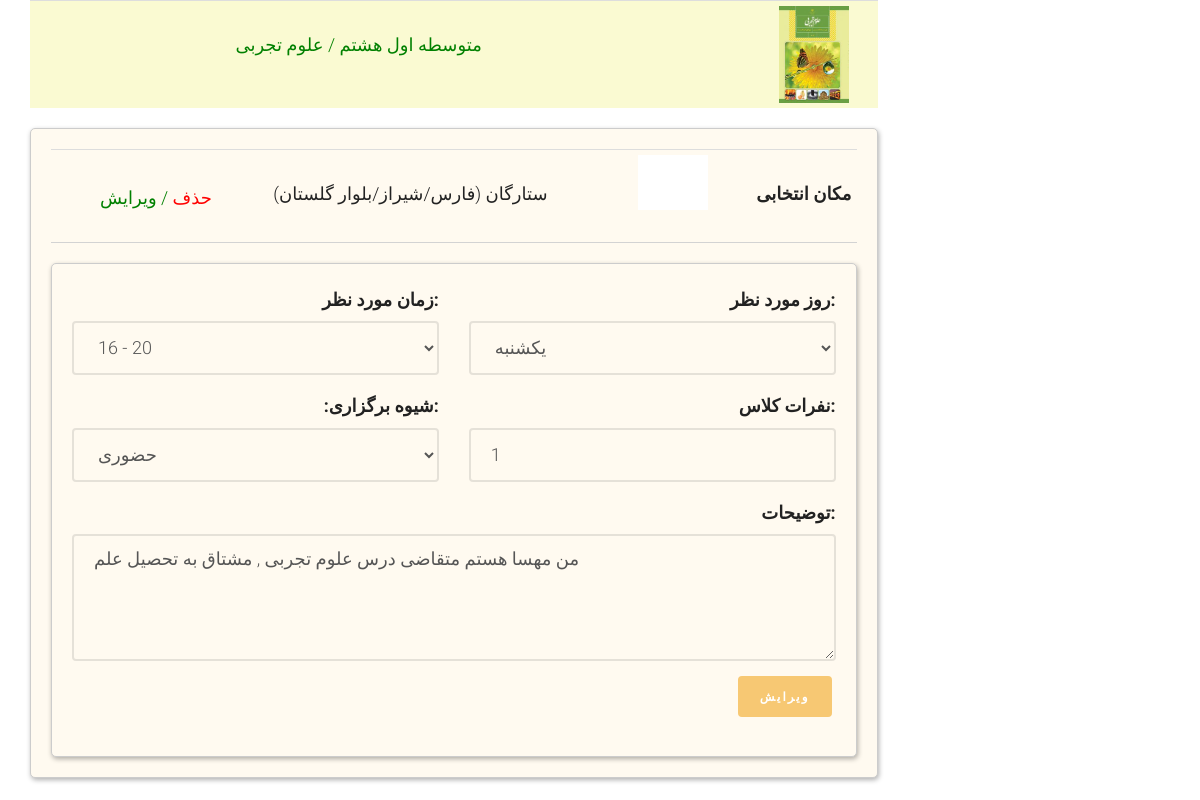
Page /application/edit-active-application/386 (signed in) on the committed database.
### application/models.py (models this page shows, shortened)
class Application(models.Model):
    applicant = models.ForeignKey(User, on_delete=models.CASCADE)
    demanded_course = models.ForeignKey(Course, on_delete=models.CASCADE)
    preferred_style = models.CharField(choices=HOLDING_STYLE, max_length=50, default="V")
    short_description = models.CharField(max_length=300, null=True, blank=True)
    is_accepted = models.BooleanField(blank=True, null=True, default=False)
    num_of_student = models.IntegerField(validators=[MinValueValidator(1), MaxValueValidator(10)], default=1)
    registered_date = models.DateField(null=True, blank=True , auto_now_add=True)
    free_day_1 = models.ForeignKey(WeekDay, on_delete=models.CASCADE, null=True, blank=True)
    free_time_1 = models.ForeignKey(AvailableTime, on_delete=models.CASCADE, null=True, blank=True)
    venue = models.ForeignKey(PublicPlace, on_delete=models.CASCADE, blank=True, null=True)
    is_active = models.BooleanField(default=False)
    slug = models.SlugField(max_length=200, default="", null=False, db_index=True)

class Course(models.Model):
    course_name = models.ForeignKey(CourseName, on_delete=models.CASCADE, db_index=True)
    grade = models.ForeignKey(Grade, on_delete=models.CASCADE, blank=True, null=True)
    major = models.ForeignKey(Major, on_delete=models.CASCADE, blank=True, null=True)
    image=models.ImageField(upload_to='images/courses', null=True,blank=True)
    code=models.CharField(max_length=7, blank=True, null=True)
    book_download_link=models.CharField(max_length=300, blank=True, null=True)
    is_active = models.BooleanField(default=True)
    slug = models.SlugField(max_length=500, blank=True, null=True)
    def __str__(self):
        return f" {self.grade} / {self.course_name} "
    class Meta:
        constraints = [
            models.UniqueConstraint(fields=['course_name', 'grade', 'major'],
                                    name='unique_course_name_edu_level_grade'),
        ]

class Grade(models.Model):
    edu_level = models.ForeignKey(EducationalLevel, on_delete=models.CASCADE)
    grade_name = models.CharField(max_length=20, verbose_name="پایه تحصیلی")
    url_title = models.CharField(max_length=200, blank=True, null=True)
    is_active = models.BooleanField(default=True)
    def __str__(self):
        return f"{self.edu_level} {self.grade_name}"
    class Meta:
        constraints = [
            models.UniqueConstraint(fields=['edu_level', 'grade_name'], name='unique_edu_level_grade')]

class EducationalLevel(models.Model):
    edu_level = models.CharField(max_length=20, unique=True, verbose_name="دوره آموزشی")
    url_title = models.CharField(max_length=200, blank=True, null=True)
    is_active = models.BooleanField(default=True)
    def __str__(self):
        return self.edu_level

class CourseName(models.Model):
    course_name = models.CharField(max_length=20, unique=True)
    def __str__(self):
        return f"{self.course_name}"

### account/models.py (models this page shows, shortened)
class PublicPlace(models.Model):
    director = models.OneToOneField(User, on_delete=models.CASCADE)
    name = models.CharField(max_length=200, blank=True, null=True)
    type = models.ForeignKey(PublicPlaceType, on_delete=models.CASCADE,blank=True, null=True)
    province = models.ForeignKey(Province, on_delete=models.CASCADE)
    city = ChainedForeignKey(
        City, on_delete=models.CASCADE,
        chained_field="province",
        chained_model_field="province",
        show_all=False,
        auto_choose=True,
        sort=True)
    district= models.CharField(max_length=100, blank=True, null=True)
    address = models.CharField(max_length=300, blank=True, null=True)
    def __str__(self):
        return f"{self.name}  ({self.province}/{self.city}/{self.district})"

class Province(models.Model):
    name = models.CharField(max_length=500)
    url_title = models.CharField(max_length=100, blank=True, null=True)
    is_active = models.BooleanField(default=False)
    def __str__(self):
        return self.name

class City(models.Model):
    name = models.CharField(max_length=500)
    url_title = models.CharField(max_length=100, blank=True, null=True)
    province = models.ForeignKey(Province, on_delete=models.CASCADE)
    is_active = models.BooleanField(default=False)
    slug = models.SlugField(max_length=500, blank=True, null=True)
    parent_city = models.ForeignKey("self", related_name="child_cities", null=True, blank=True,on_delete=models.CASCADE)
    def __str__(self):
        return self.name

### application/views.py (the view, shortened to what this page needs)
# urls.py: path('edit-active-application/<int:application_id>', views.EditActiveApplication.as_view(), name='edit_active_application'),
class EditActiveApplication(View):
    def get(self, request: HttpRequest, application_id):
        current_user = User.objects.filter(id=request.user.id).first()
        current_application = get_object_or_404(Application, applicant=current_user, id=application_id)
        application_form = CompleteApplicationModelForm(instance=current_application)
        context = {
            'application': current_application,
            'application_form': application_form,
            'current_user': current_user
        }
        return render(request, 'application/edit_active_application.html', context)

### application/models.py (called while the page is built)
    def __str__(self):
        return f"{self.day_name}"

    def __str__(self):
        return f"{self.time_name}"

### application/templates/application/edit_active_application.html (shortened to what this page needs)
{% extends 'shared/_layout.html' %}
{% load render_partial %}
{% block content %}
<div class="container">
	<div class="row">
		<div class="col-sm-9">
			<div class="container-fluid">
				<div class="row fh5co-post-entry">
					<table class="table table-condensed" style="border-bottom: 1px ; text-align: right; background-color: lightgoldenrodyellow">
                    			<tbody>
                        			<tr>
                            			<td>
                            			</td>
							 			<td>
                                            {% if application.demanded_course %}
                                			<p style="text-align: center; color:green">{{ application.demanded_course }}</p>
											{% endif %}
                            			</td>
										<td class="cart_product">
                                            {% if application.demanded_course %}
                                			<a href=""><img src="{{ application.demanded_course.image.url }}" width="70" alt=""></a>
                                            {% else %}
											<a href=""><img src="/static/images/white.png" width="70"></a>
											{% endif %}
										</td>
										<td>
										</td>
									</tr>
								</tbody>
					</table>
					<div class="main-block">
					<table class="table table-condensed" style="border-bottom: 1px solid lightgray ; text-align: right">
                    			<tbody>
                        			<tr>
                            			<td>
											{% if application.venue %}
											<a href="" style="color: red" onclick="removeVenueInEditMode({{application.id}})"> حذف </a>
											<a href="{% url 'publicplaces_list' app=application.id %}"  style="color: green">/ ویرایش </a>
											{% else %}
											<a href="{% url 'publicplaces_list' app=application.id %}"  style="color: green"> اضافه </a>
											{% endif %}
                            			</td>
							 			<td>
                                			{% if application.venue %}
                                			<p style="text-align: center">{{ application.venue }}</p>
											{% else %}
											<p style="color: gray">اولویت من کلاس مجازی است </p>
											{% endif %}
                            			</td>
										<td>
                                			<a href=""><img src="/static/images/white.png" width="70"></a>
										</td>
										<td>
											<label style="text-align: center"> مکان انتخابی  </label>
										</td>
									</tr>
								</tbody>
							</table>
					<div class="main-block">
						<form id="main-contact-form" class="contact-form row" action="" method="post">
							{% include 'includes/application_form.html' with application=application %}
							<div class="form-group col-md-12">
        					<button type="submit" class="btn btn-primary pull-right"> ویرایش  </button>
							</div>
						</form>
					</div>
						</div>
				</div>
			</div>
		</div>
	</div>
</div>
{% endblock %}

### application/templates/includes/application_form.html (shortened to what this page needs)
   <div class="col-md-6 form-group">
     <div style="text-align: right"> {{ application_form.free_time_1.label_tag }}</div>
          {{ application_form.free_time_1 }}
    </div>
    <div class="col-md-6 form-group">
     <div style="text-align: right">  {{ application_form.free_day_1.label_tag }} </div>
        {{ application_form.free_day_1 }}
    </div>
    <div class="col-md-6 form-group">
        <div style="text-align: right">  {{ application_form.preferred_style.label_tag }} </div>
        {{ application_form.preferred_style }}
    </div>
    <div class="col-md-6 form-group">
     <div style="text-align: right"> {{ application_form.num_of_student.label_tag }}</div>
          {{ application_form.num_of_student }}
    </div>
     <div class="col-md-12 form-group">
        <div style="text-align: right"> {{ application_form.short_description.label_tag }} </div>
        {{ application_form.short_description }}
    </div>

### static/css/style.css (style rules this page uses)
html { background: #fff; }
body { font-family: "Roboto", arial, sans-serif; font-size: 18px; font-weight: 300; line-height: 1.8; color: #222; background: #fff; }
a { color: #f7c873; -webkit-transition: 0.5s; -o-transition: 0.5s; transition: 0.5s; }
.main-block { padding: 20px; margin: auto; border-radius: 5px; border: solid 1px #ccc; box-shadow: 1px 2px 5px rgba(0,0,0,.31); background: floralwhite; }
p { margin-bottom: 30px; }
.btn { margin-right: 4px; margin-bottom: 4px; font-family: "Playfair Display", times, serif; font-size: 12px; letter-spacing: 2px; text-transform: uppercase; font-weight: 700; -webkit-border-radius: 4px; -moz-border-radius: 4px; -ms-border-radius: 4px; border-radius: 4px; -webkit-transition: 0.5s; -o-transition: 0.5s; transition: 0.5s; }
.btn-primary { background: #f7c873; color: #fff; border: 2px solid #f7c873; }
.form-control { box-shadow: none; background: transparent; border: 2px solid rgba(0, 0, 0, 0.1); height: 54px; font-size: 18px; font-weight: 300; }

### rows in the picture
Application: demanded_course "متوسطه اول هشتم / علوم تجربی", demanded_course.image (picture), venue "ستارگان (فارس/شیراز/بلوار گلستان)", free_time_1 "16 - 20", free_day_1 "یکشنبه", preferred_style "حضوری", num_of_student "1", short_description "من مهسا هستم متقاضی درس علوم تجربی , مشتاق به تحصیل علم"

### other values in the picture
{{ application_form.free_time_1.label_tag }} "زمان مورد نظر:"
{{ application_form.free_day_1.label_tag }} "روز مورد نظر:"
{{ application_form.preferred_style.label_tag }} ":شیوه برگزاری:"
{{ application_form.num_of_student.label_tag }} "نفرات کلاس:"
{{ application_form.short_description.label_tag }} "توضیحات:"
